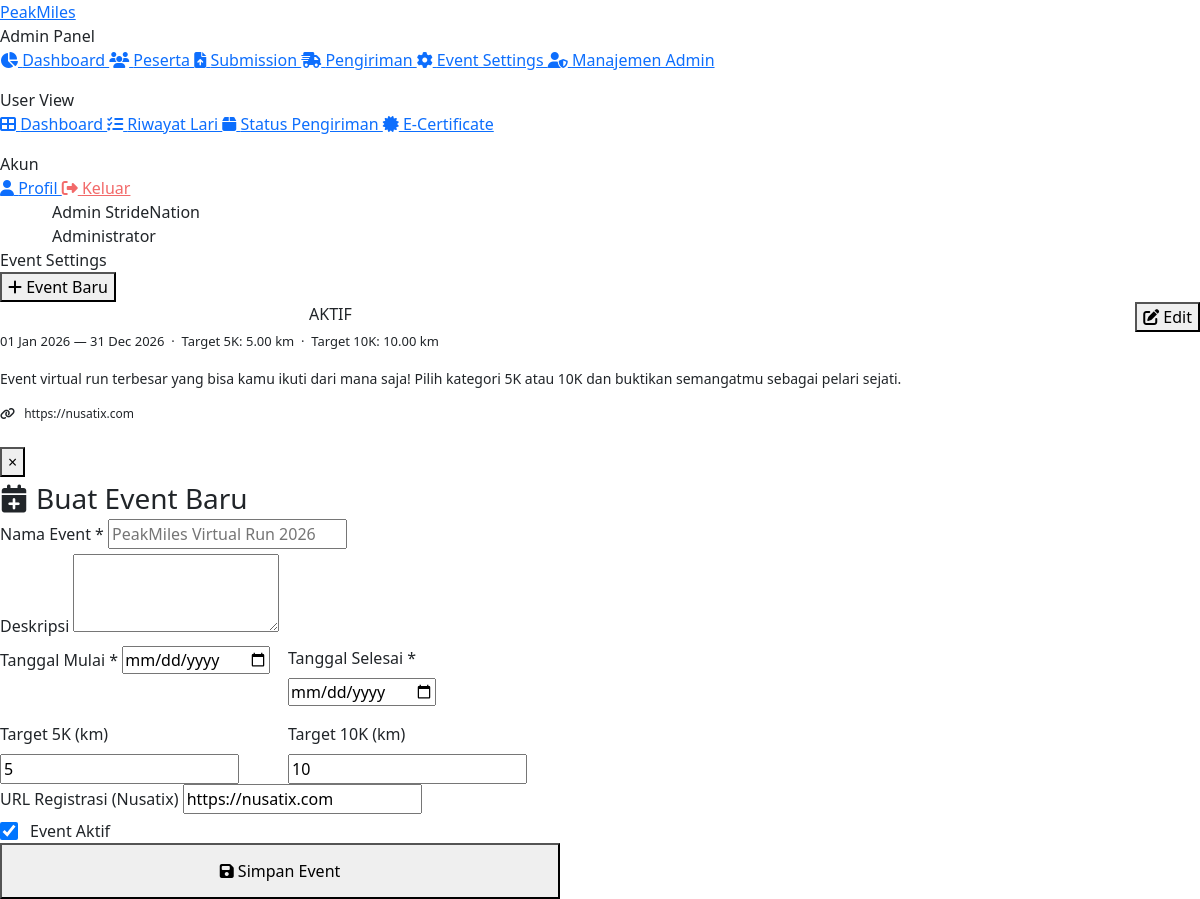
The app's page /admin/event-settings.php (signed in) with its own data.
### tables this page shows
CREATE TABLE IF NOT EXISTS users (
    id INT AUTO_INCREMENT PRIMARY KEY,
    name VARCHAR(100) NOT NULL,
    email VARCHAR(150) NOT NULL UNIQUE,
    phone VARCHAR(20),
    password_hash VARCHAR(255) NOT NULL,
    role ENUM('user', 'admin') DEFAULT 'user',
    is_active TINYINT(1) DEFAULT 1,
    reset_token VARCHAR(100) NULL,
    reset_expires DATETIME NULL,
    created_at DATETIME DEFAULT CURRENT_TIMESTAMP,
    updated_at DATETIME DEFAULT CURRENT_TIMESTAMP ON UPDATE CURRENT_TIMESTAMP
);

CREATE TABLE IF NOT EXISTS events (
    id INT AUTO_INCREMENT PRIMARY KEY,
    name VARCHAR(200) NOT NULL,
    slug VARCHAR(200) NOT NULL,
    description TEXT,
    start_date DATE NOT NULL,
    end_date DATE NOT NULL,
    target_5k DECIMAL(5,2) DEFAULT 5.00,
    target_10k DECIMAL(5,2) DEFAULT 10.00,
    registration_url VARCHAR(500) DEFAULT 'https://nusatix.com',
    is_active TINYINT(1) DEFAULT 1,
    banner_image VARCHAR(300) NULL,
    created_at DATETIME DEFAULT CURRENT_TIMESTAMP
);

### includes/functions.php (called while the page is built, shortened)
<?php
function isLoggedIn(): bool {
    return isset($_SESSION['user_id']) && isset($_SESSION['user_role']);
}
function isAdmin(): bool {
    return isLoggedIn() && $_SESSION['user_role'] === 'admin';
}
function getCurrentUser(): ?array {
    $db = getDB();
    $stmt = $db->prepare("SELECT u.*, p.dob, p.gender, p.address_full, p.province, p.city, p.postal_code, p.jersey_size
        FROM users u LEFT JOIN user_profiles p ON u.id = p.user_id WHERE u.id = ?");
    $stmt->execute([$_SESSION['user_id']]);
    return $stmt->fetch() ?: null;
}
function sanitize(string $input): string {
    return htmlspecialchars(trim($input), ENT_QUOTES, 'UTF-8');
}

### admin/event-settings.php (the view, shortened to what this page needs)
<?php
$activeNav = 'admin-event';
require_once __DIR__ . '/../includes/functions.php';
$db = getDB();
$events = $db->query("SELECT * FROM events ORDER BY id DESC")->fetchAll();
?>
<!DOCTYPE html>
<html lang="id">
<head>
<link rel="stylesheet" href="<?= SITE_URL ?>/assets/css/style.css">
<link rel="stylesheet" href="https://cdn.jsdelivr.net/npm/bootstrap@5.3.0/dist/css/bootstrap.min.css">
<link rel="stylesheet" href="https://cdnjs.cloudflare.com/ajax/libs/font-awesome/6.4.0/css/all.min.css">
</head>
<body>
<div class="dashboard-layout">
  <?php require_once __DIR__ . '/../includes/sidebar.php'; ?>
  <div class="main-content">
    <div class="topbar">
      <div class="d-flex align-items-center gap-3">
        <div class="topbar-title">Event Settings</div>
      </div>
      <button onclick="openModal('newEventModal')" class="btn-primary-custom btn-sm-custom">
        <i class="fa fa-plus"></i> Event Baru
      </button>
    </div>
    <div class="page-content">
      <?php foreach ($events as $ev): ?>
      <div class="form-card mb-4" style="border-color:<?= $ev['is_active'] ? 'rgba(249,115,22,0.3)' : 'var(--border)' ?>;">
        <div class="d-flex justify-content-between align-items-start mb-3">
          <div>
            <div style="display:flex;align-items:center;gap:12px;margin-bottom:6px;">
              <h5 style="color:#fff;font-weight:700;margin:0;"><?= sanitize($ev['name']) ?></h5>
              <?php if ($ev['is_active']): ?>
              <span class="status-badge badge-approved">AKTIF</span>
              <?php else: ?>
              <span class="status-badge badge-rejected">NONAKTIF</span>
              <?php endif; ?>
            </div>
            <div style="font-size:13px;color:var(--gray-light);">
              <?= date('d M Y', strtotime($ev['start_date'])) ?> — <?= date('d M Y', strtotime($ev['end_date'])) ?>
              &nbsp;·&nbsp; Target 5K: <?= $ev['target_5k'] ?> km &nbsp;·&nbsp; Target 10K: <?= $ev['target_10k'] ?> km
            </div>
          </div>
          <button onclick="editEvent(<?= htmlspecialchars(json_encode($ev)) ?>)" class="btn-outline-custom btn-sm-custom">
            <i class="fa fa-edit"></i> Edit
          </button>
        </div>
        <?php if ($ev['description']): ?>
        <p style="color:var(--gray-light);font-size:14px;"><?= sanitize($ev['description']) ?></p>
        <?php endif; ?>
        <div style="font-size:12px;color:var(--gray-light);margin-top:8px;">
          <i class="fa fa-link" style="color:var(--primary);margin-right:6px;"></i>
          <a href="<?= sanitize($ev['registration_url']) ?>" target="_blank" style="color:var(--primary);text-decoration:none;"><?= sanitize($ev['registration_url']) ?></a>
        </div>
      </div>
      <?php endforeach; ?>
    </div>
  </div>
</div>
<div class="modal-overlay" id="newEventModal">
  <div class="modal-box" style="max-width:560px;">
    <button class="modal-close" onclick="closeModal('newEventModal')">&times;</button>
    <h3 class="modal-title" id="eventModalTitle"><i class="fa fa-calendar-plus" style="color:var(--primary);margin-right:8px;"></i>Buat Event Baru</h3>
    <form method="POST" action="" id="eventForm">
      <div class="form-group">
        <label class="form-label">Nama Event *</label>
                <input type="text" name="name" id="formEventName" class="form-control-custom" required placeholder="PeakMiles Virtual Run 2026">
      </div>
      <div class="form-group">
        <label class="form-label">Deskripsi</label>
        <textarea name="description" id="formEventDesc" class="form-control-custom" rows="3"></textarea>
      </div>
      <div class="row g-3">
        <div class="col-6">
          <div class="form-group">
            <label class="form-label">Tanggal Mulai *</label>
            <input type="date" name="start_date" id="formEventStart" class="form-control-custom" required>
          </div>
        </div>
        <div class="col-6">
          <div class="form-group">
            <label class="form-label">Tanggal Selesai *</label>
            <input type="date" name="end_date" id="formEventEnd" class="form-control-custom" required>
          </div>
        </div>
        <div class="col-6">
          <div class="form-group">
            <label class="form-label">Target 5K (km)</label>
            <input type="number" name="target_5k" id="formTarget5k" class="form-control-custom" value="5" step="0.5" min="1">
          </div>
        </div>
        <div class="col-6">
          <div class="form-group">
            <label class="form-label">Target 10K (km)</label>
            <input type="number" name="target_10k" id="formTarget10k" class="form-control-custom" value="10" step="0.5" min="1">
          </div>
        </div>
      </div>
      <div class="form-group">
        <label class="form-label">URL Registrasi (Nusatix)</label>
        <input type="url" name="registration_url" id="formRegUrl" class="form-control-custom" value="https://nusatix.com">
      </div>
      <div class="form-group" style="display:flex;align-items:center;gap:12px;">
        <input type="checkbox" name="is_active" id="formIsActive" checked style="width:18px;height:18px;accent-color:var(--primary);">
        <label for="formIsActive" class="form-label" style="margin:0;cursor:pointer;">Event Aktif</label>
      </div>
      <button type="submit" class="btn-primary-custom" style="width:100%;justify-content:center;padding:14px;">
        <i class="fa fa-save"></i> Simpan Event
      </button>
    </form>
  </div>
</div>
</body>
</html>

### includes/sidebar.php (shortened to what this page needs)
<?php
require_once __DIR__ . '/functions.php';
$currentUser = getCurrentUser();
$activeNav = $activeNav ?? '';
?>
<aside class="sidebar" id="sidebar">
  <div class="sidebar-brand">
    <a href="<?= SITE_URL ?>/">Peak<span>Miles</span></a>
  </div>
  <nav class="sidebar-nav">
    <?php if (isAdmin()): ?>
      <div class="sidebar-label">Admin Panel</div>
      <a href="<?= SITE_URL ?>/admin/index.php" class="sidebar-link <?= $activeNav === 'admin-dashboard' ? 'active' : '' ?>">
        <i class="fa fa-chart-pie"></i> Dashboard
      </a>
      <a href="<?= SITE_URL ?>/admin/participants.php" class="sidebar-link <?= $activeNav === 'admin-participants' ? 'active' : '' ?>">
        <i class="fa fa-users"></i> Peserta
      </a>
      <a href="<?= SITE_URL ?>/admin/submissions.php" class="sidebar-link <?= $activeNav === 'admin-submissions' ? 'active' : '' ?>">
        <i class="fa fa-file-upload"></i> Submission
      </a>
      <a href="<?= SITE_URL ?>/admin/shipping.php" class="sidebar-link <?= $activeNav === 'admin-shipping' ? 'active' : '' ?>">
        <i class="fa fa-shipping-fast"></i> Pengiriman
      </a>
      <a href="<?= SITE_URL ?>/admin/event-settings.php" class="sidebar-link <?= $activeNav === 'admin-event' ? 'active' : '' ?>">
        <i class="fa fa-cog"></i> Event Settings
      </a>
      <a href="<?= SITE_URL ?>/admin/admins.php" class="sidebar-link <?= $activeNav === 'admin-admins' ? 'active' : '' ?>">
        <i class="fa fa-user-shield"></i> Manajemen Admin
      </a>
      <div class="sidebar-label" style="margin-top:16px;">User View</div>
    <?php endif; ?>
    <a href="<?= SITE_URL ?>/dashboard.php" class="sidebar-link <?= $activeNav === 'dashboard' ? 'active' : '' ?>">
      <i class="fa fa-th-large"></i> Dashboard
    </a>
    <a href="<?= SITE_URL ?>/submissions.php" class="sidebar-link <?= $activeNav === 'submissions' ? 'active' : '' ?>">
      <i class="fa fa-list-check"></i> Riwayat Lari
    </a>
    <a href="<?= SITE_URL ?>/shipping.php" class="sidebar-link <?= $activeNav === 'shipping' ? 'active' : '' ?>">
      <i class="fa fa-box"></i> Status Pengiriman
    </a>
    <a href="<?= SITE_URL ?>/certificate.php" class="sidebar-link <?= $activeNav === 'certificate' ? 'active' : '' ?>">
      <i class="fa fa-certificate"></i> E-Certificate
    </a>
    <div class="sidebar-label" style="margin-top:16px;">Akun</div>
    <a href="<?= SITE_URL ?>/profile.php" class="sidebar-link <?= $activeNav === 'profile' ? 'active' : '' ?>">
      <i class="fa fa-user"></i> Profil
    </a>
    <a href="<?= SITE_URL ?>/logout.php" class="sidebar-link" style="color:rgba(239,68,68,0.8);">
      <i class="fa fa-sign-out-alt"></i> Keluar
    </a>
  </nav>
  <div class="sidebar-user">
    <div class="d-flex align-items-center gap-3">
      <div style="width:36px;height:36px;border-radius:50%;background:linear-gradient(135deg,var(--primary),var(--primary-dark));display:flex;align-items:center;justify-content:center;font-weight:700;font-size:14px;color:#fff;flex-shrink:0;">
      </div>
      <div class="sidebar-user-info">
        <div class="sidebar-user-name"><?= sanitize($currentUser['name']) ?></div>
        <div class="sidebar-user-role"><?= $currentUser['role'] === 'admin' ? 'Administrator' : 'Peserta' ?></div>
      </div>
    </div>
  </div>
</aside>

### records on screen
users: name "Admin StrideNation"
events: is_active "AKTIF", start_date "01 Jan 2026", end_date "31 Dec 2026", target_5k "5.00", target_10k "10.00", description "Event virtual run terbesar yang bisa kamu ikuti dari mana saja! Pilih kategori 5K atau 10K dan buktikan semangatmu sebagai pelari sejati.", registration_url "https://nusatix.com"
